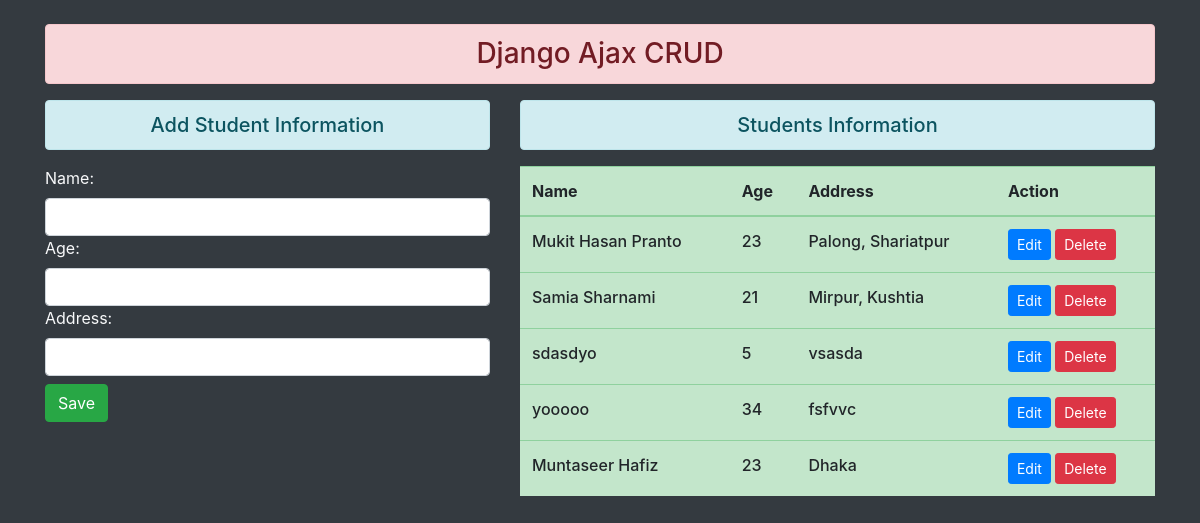
The page / on the database its author committed.
### home/models.py (models this page shows, shortened)
class Student(models.Model):
    name = models.CharField(max_length=50)
    age = models.IntegerField()
    address = models.CharField(max_length=50)

### home/views.py (the view)
# urls.py: path('',home_view,name='home_view'),
def home_view(request):
    form = StudentForm()
    students = Student.objects.all()
    context = {
        'form':form,
        'students':students,
    }
    return render(request,"home.html",context)

### home/forms.py
class StudentForm(forms.ModelForm):
    class Meta:
        model = Student
        fields = [
            'name',
            'age',
            'address',
        ]
        widgets = {
            'name':forms.TextInput(attrs={'class':'form-control','id':'name_input'}),
            'age':forms.NumberInput(attrs={'class':'form-control','id':'age_input'}),
            'address':forms.TextInput(attrs={'class':'form-control','id':'address_input'}),
        }

### home/templates/home.html (shortened to what this page needs)
<!DOCTYPE html>
<html lang="en">
<head>
    <link rel="stylesheet" href="https://maxcdn.bootstrapcdn.com/bootstrap/4.5.2/css/bootstrap.min.css">
</head>
<body class="bg-dark">
    <div class="container pt-4">
        <h3 class="text-center alert alert-danger">Django Ajax CRUD</h3>
        <div class="row">
            <div class="col-lg-5">
                <h5 class="text-center alert alert-info" id="add_update">Add Student Information</h5>
                <form action="" method="POST" class="text-light" id="add_form">
                    {{form}}
                    <input type="submit" value="Save" class="btn btn-success mt-2" id="save_btn">
                </form>
            </div>
            <div class="col-lg-7">
                <h5 class="text-center alert alert-info">Students Information</h5>
                <table class="table table-success table-hover">
                    <thead>
                      <tr>
                        <th>Name</th>
                        <th>Age</th>
                        <th>Address</th>
                        <th>Action</th>
                      </tr>
                    </thead>
                    <tbody id="st_tbody">
                    {% for student in students %}
                      <tr style="font-weight: 500;">
                        <td>{{student.name}}</td>
                        <td>{{student.age}}</td>
                        <td>{{student.address}}</td>
                        <td>
                            <input type="button" value="Edit" class="btn btn-primary btn-sm edit_btn" data-sid="{{student.id}}">
                            <input type="button" value="Delete" class="btn btn-danger btn-sm dlt_btn" data-sid="{{student.id}}">
                        </td>
                      </tr>
                    {% endfor %}
                    </tbody>
                  </table>
            </div>
        </div>
    </div>
</body>
</html>

### rows shown on the page
Student: name "Mukit Hasan Pranto", age "23", address "Palong, Shariatpur"
Student: name "Samia Sharnami", age "21", address "Mirpur, Kushtia"
Student: name "sdasdyo", age "5", address "vsasda"
Student: name "yooooo", age "34", address "fsfvvc"
Student: name "Muntaseer Hafiz", age "23", address "Dhaka"
